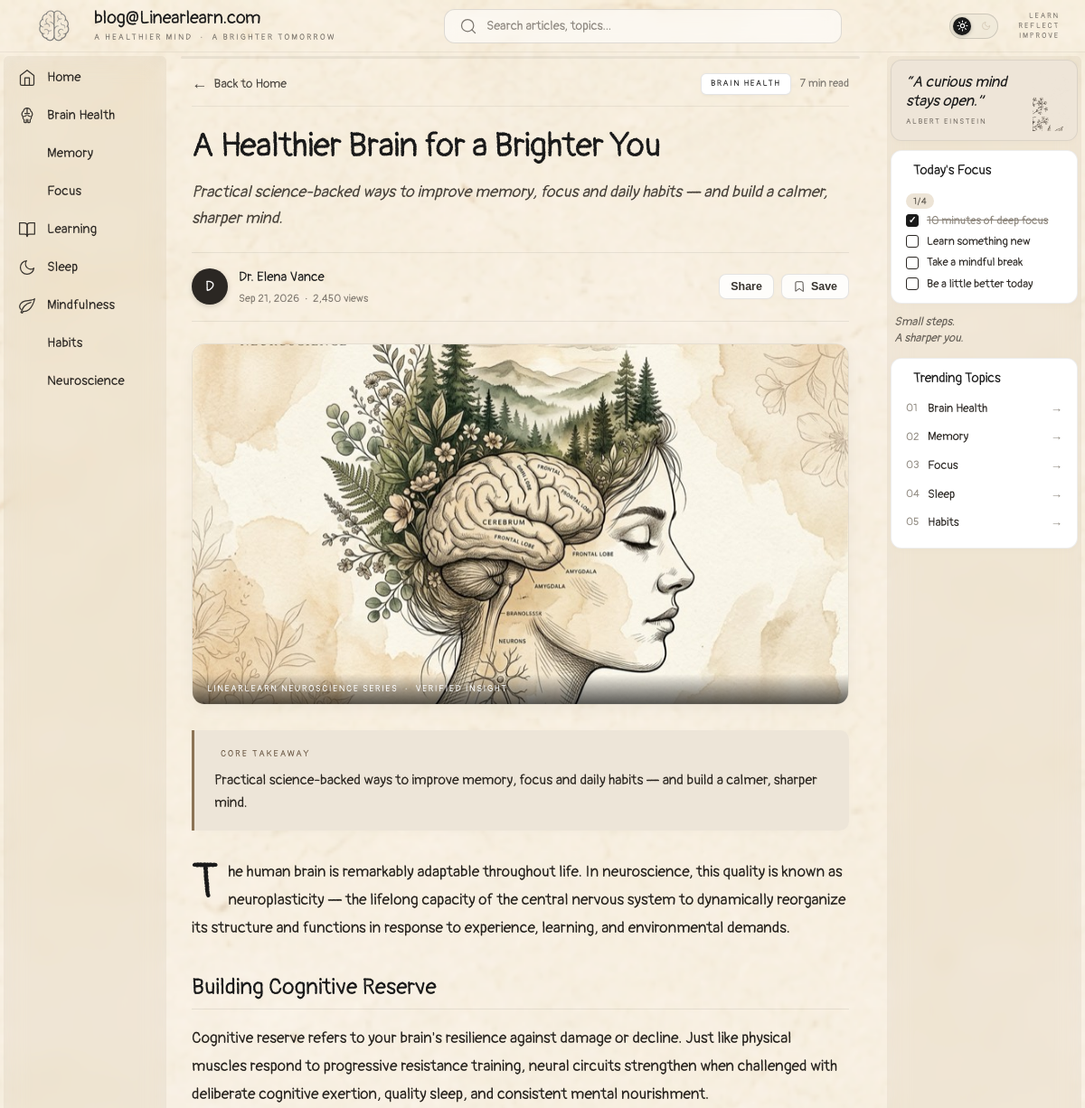
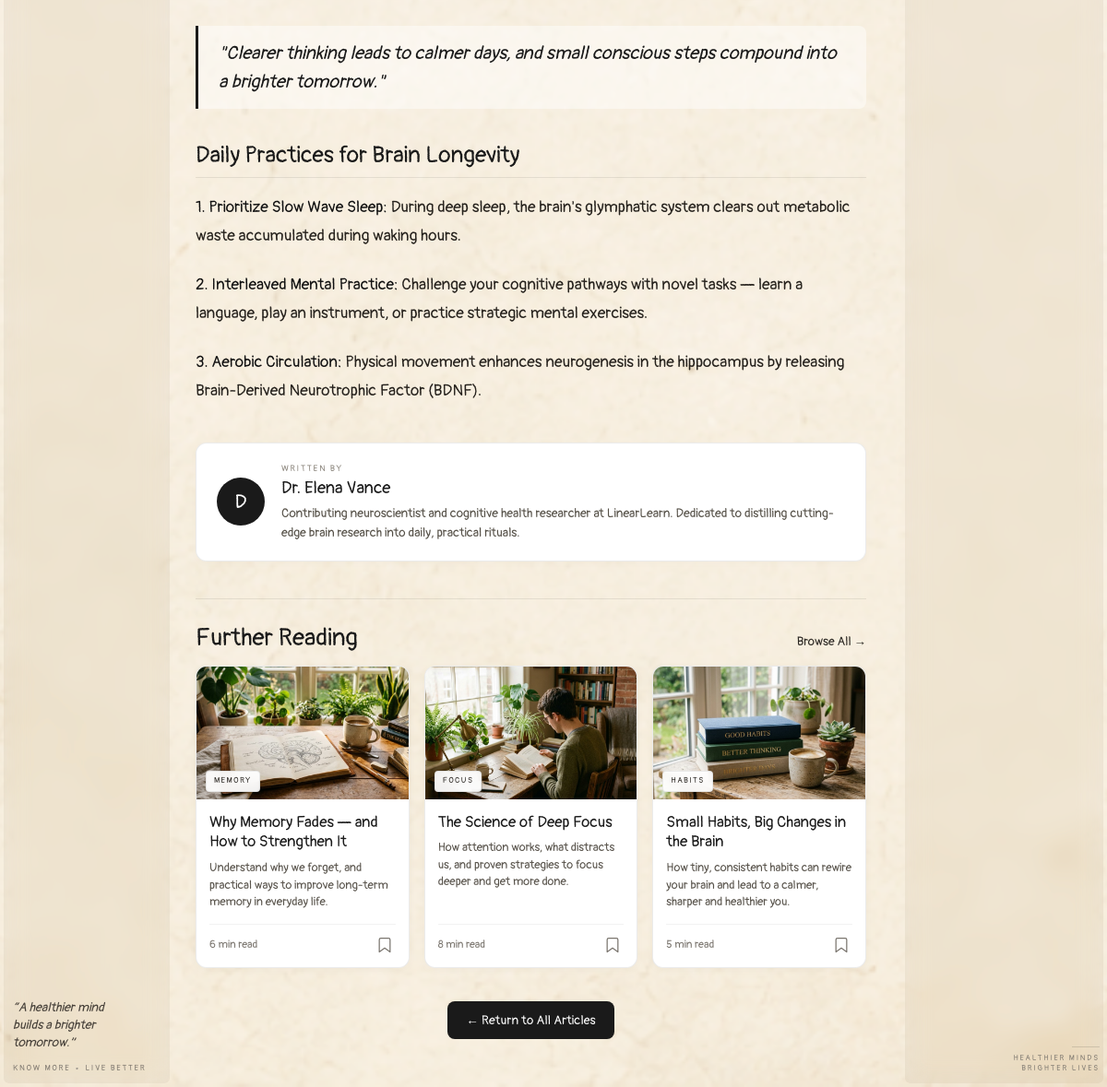
The page /post.php?slug=a-healthier-brain-for-a-brighter-you on the database its author committed (2 pictures, top to bottom).
### tables this page shows
CREATE TABLE `posts` (
  `id` INT AUTO_INCREMENT PRIMARY KEY,
  `title` VARCHAR(255) NOT NULL,
  `slug` VARCHAR(255) NOT NULL UNIQUE,
  `content` LONGTEXT,
  `excerpt` TEXT,
  `author` VARCHAR(100) DEFAULT 'LinearLearn Team',
  `category_id` INT DEFAULT NULL,
  `featured_image` VARCHAR(255) DEFAULT '',
  `read_time` INT DEFAULT 5,
  `views` INT UNSIGNED DEFAULT 0,
  `is_featured` TINYINT(1) DEFAULT 0,
  `status` ENUM('published','draft') DEFAULT 'draft',
  `sections` LONGTEXT DEFAULT NULL,
  `created_at` TIMESTAMP DEFAULT CURRENT_TIMESTAMP,
  `updated_at` TIMESTAMP DEFAULT CURRENT_TIMESTAMP ON UPDATE CURRENT_TIMESTAMP,
  INDEX `idx_posts_status_created` (`status`, `created_at`),
  INDEX `idx_posts_status_views` (`status`, `views`),
  INDEX `idx_posts_slug` (`slug`),
  INDEX `idx_posts_category` (`category_id`),
  FOREIGN KEY (`category_id`) REFERENCES `categories`(`id`) ON DELETE SET NULL
);

CREATE TABLE `categories` (
  `id` INT AUTO_INCREMENT PRIMARY KEY,
  `name` VARCHAR(100) NOT NULL,
  `slug` VARCHAR(100) NOT NULL UNIQUE,
  `icon` VARCHAR(50) DEFAULT 'grid',
  `sort_order` INT DEFAULT 0
);

### post.php (the view, shortened to what this page needs)
<?php
require_once __DIR__ . '/includes/functions.php';
$slug = $_GET['slug'] ?? '';
$post = $slug ? getPostBySlug($slug) : null;
$currentPage = 'post';
$baseUrl = '';
    ?>
    <?php
$related = getRelatedPosts($post['id'], $post['category_id'] ?? 0, 3);
$catName = !empty($post['category_name']) ? $post['category_name'] : 'Brain Health';
$catSlug = !empty($post['category_slug']) ? $post['category_slug'] : 'brain-health';
$authorName = $post['author'] ?: 'LinearLearn Editorial';
$authorInitial = strtoupper(substr($authorName, 0, 1));
$readMins = $post['read_time'] ?: readTime($post['content']);
$featuredImg = $post['featured_image'] ?: 'assets/images/featured-brain-art.jpg';
include __DIR__ . '/includes/header.php';
?>
  <div class="page-layout">
    <?php include __DIR__ . '/includes/sidebar-left.php'; ?>
    <main class="main-content post-reading-main" id="main-content">
      <div class="reading-progress-track" id="reading-progress-track">
      </div>
      <div class="post-reading-container">
        <div class="reading-top-nav">
          <a href="index.php" class="reading-back-link" id="reading-back-btn">
            <span class="back-arrow">&larr;</span> Back to Home
          </a>
          <div class="reading-top-tags">
            <a href="category.php?slug=<?= e($catSlug) ?>" class="reading-cat-badge">
              <?= e(strtoupper($catName)) ?>
            </a>
            <span class="reading-mins-pill">
              <?= (int)$readMins ?> min read
            </span>
          </div>
        </div>
        <header class="reading-article-header">
          <h1 class="reading-headline"><?= e($post['title']) ?></h1>
          <?php if (!empty($post['excerpt'])): ?>
          <p class="reading-deck"><?= e($post['excerpt']) ?></p>
          <?php endif; ?>
          <div class="reading-author-bar">
            <div class="reading-author-info">
              <div class="author-avatar-circle"><?= e($authorInitial) ?></div>
              <div class="author-text-meta">
                <span class="author-display-name"><?= e($authorName) ?></span>
                <span class="author-pub-details">
                  <?= formatDate($post['created_at']) ?> &nbsp;&middot;&nbsp;
                  <?= number_format($post['views'] ?: 1240) ?> views
                </span>
              </div>
            </div>
            <div class="reading-share-actions">
              <button type="button" class="btn-reading-action btn-copy-link" id="btn-copy-article" title="Copy article link" aria-label="Copy article link">
                <span class="btn-action-label">Share</span>
              </button>
              <button type="button" class="btn-reading-action btn-bookmark-post" id="btn-bookmark-post" title="Save article" aria-label="Bookmark article">
                <?= icon('bookmark', 'action-icon') ?>
                <span class="btn-action-label">Save</span>
              </button>
            </div>
          </div>
        </header>
        <?php if ($featuredImg): ?>
        <div class="reading-featured-banner">
          <img src="<?= e($featuredImg) ?>" alt="<?= e($post['title']) ?>" class="reading-banner-img" loading="eager">
          <div class="reading-banner-caption">
            <span>LinearLearn Neuroscience Series &nbsp;&middot;&nbsp; Verified Insight</span>
          </div>
        </div>
        <?php endif; ?>
        <div class="reading-callout-box">
          <div class="callout-header">
            <span class="callout-title">CORE TAKEAWAY</span>
          </div>
          <p class="callout-text">
            <?= e($post['excerpt'] ?: 'Consistent deliberate cognitive exertion, quality slow-wave sleep, and progressive mental rituals strengthen neural reserve across all stages of life.') ?>
          </p>
        </div>
        <article class="reading-prose drop-cap" id="article-prose">
          <?= $post['content'] ?>
        </article>
        <div class="reading-bio-card">
          <div class="bio-avatar"><?= e($authorInitial) ?></div>
          <div class="bio-content">
            <span class="bio-role">WRITTEN BY</span>
            <h4 class="bio-name"><?= e($authorName) ?></h4>
            <p class="bio-desc">
              Contributing neuroscientist and cognitive health researcher at LinearLearn. Dedicated to distilling cutting-edge brain research into daily, practical rituals.
            </p>
          </div>
        </div>
        <?php if (!empty($related)): ?>
        <section class="reading-related-section">
          <div class="section-header">
            <h2 class="section-title">Further Reading</h2>
            <a href="all-posts.php" class="view-all-link">Browse All &rarr;</a>
          </div>
          <div class="articles-grid-3col">
            <?php foreach ($related as $rel):
              $relThumb = $rel['featured_image'] ?: 'assets/images/thumb-memory.jpg';
              $relCat = !empty($rel['category_name']) ? strtoupper($rel['category_name']) : 'INSIGHT';
            ?>
            <article class="article-card">
              <a href="post.php?slug=<?= e($rel['slug']) ?>" class="card-thumb-wrap">
                <img src="<?= e($relThumb) ?>" alt="<?= e($rel['title']) ?>" class="card-thumb-img" loading="lazy">
                <span class="card-cat-badge"><?= e($relCat) ?></span>
              </a>
              <div class="card-body">
                <h3 class="card-title">
                  <a href="post.php?slug=<?= e($rel['slug']) ?>"><?= e($rel['title']) ?></a>
                </h3>
                <p class="card-desc"><?= e($rel['excerpt'] ?: truncateText($rel['content'], 100)) ?></p>
                <div class="card-footer">
                  <div class="card-read-time">
                    <span><?= (int)($rel['read_time'] ?: 6) ?> min read</span>
                  </div>
                  <button type="button" class="card-bookmark-btn" aria-label="Bookmark article">
                    <?= icon('bookmark', 'card-bookmark-icon') ?>
                  </button>
                </div>
              </div>
            </article>
            <?php endforeach; ?>
          </div>
        </section>
        <?php endif; ?>
        <div class="reading-bottom-actions">
          <a href="index.php" class="btn-read-article">&larr; Return to All Articles</a>
        </div>
      </div>
    </main>
    <?php include __DIR__ . '/includes/sidebar-right.php'; ?>
  </div>
<?php include __DIR__ . '/includes/footer.php'; ?>

### includes/functions.php (shortened to what this page needs)
<?php
function formatDate(string $date): string {
    return date('M j, Y', strtotime($date));
}
function icon(string $name, string $class = ''): string {
    $path = __DIR__ . '/../assets/icons/' . $name . '.svg';
    if (file_exists($path)) {
        $svg = file_get_contents($path);
        if ($class) {
            $svg = str_replace('<svg ', '<svg class="' . htmlspecialchars($class) . '" ', $svg);
        }
        return $svg;
    }
    return '';
}
function e(string $text): string {
    return htmlspecialchars($text, ENT_QUOTES, 'UTF-8');
}
function getPostBySlug(string $slug): ?array {
    $db = getDB();
    try {
        $stmt = $db->prepare("
            SELECT p.*, c.name as category_name, c.slug as category_slug, c.icon as category_icon
            FROM posts p
            LEFT JOIN categories c ON p.category_id = c.id
            WHERE p.slug = :slug
        ");
        $stmt->execute([':slug' => $slug]);
        $res = $stmt->fetch() ?: null;
        return $res;
    } catch (Exception $e) {
        foreach (getFallbackPosts() as $p) {
            if ($p['slug'] === $slug) return $p;
        }
        return null;
    }
}
function getRelatedPosts(int $postId, int $categoryId, int $limit = 3): array {
    $db = getDB();
    $stmt = $db->prepare("
        SELECT p.*, c.name as category_name, c.slug as category_slug
        FROM posts p
        LEFT JOIN categories c ON p.category_id = c.id
        WHERE p.status = 'published' AND p.id != :id AND p.category_id = :cat_id
        ORDER BY p.created_at DESC
        LIMIT :limit
    ");
    $stmt->bindValue(':id', $postId, PDO::PARAM_INT);
    $stmt->bindValue(':cat_id', $categoryId, PDO::PARAM_INT);
    $stmt->bindValue(':limit', $limit, PDO::PARAM_INT);
    $stmt->execute();
    $related = $stmt->fetchAll();
    if (count($related) < $limit) {
        $remaining = $limit - count($related);
        $ids = array_column($related, 'id');
        $ids[] = $postId;
        $placeholders = implode(',', array_fill(0, count($ids), '?'));
        $stmt2 = $db->prepare("
            SELECT p.*, c.name as category_name, c.slug as category_slug
            FROM posts p
            LEFT JOIN categories c ON p.category_id = c.id
            WHERE p.status = 'published' AND p.id NOT IN ($placeholders)
            ORDER BY p.created_at DESC
            LIMIT $remaining
        ");
        $stmt2->execute($ids);
        $related = array_merge($related, $stmt2->fetchAll());
    }
    return $related;
}

### includes/sidebar-left.php
<?php
$navItems = [
    ['name' => 'Home', 'slug' => 'home', 'icon' => 'home', 'url' => ($baseUrl ?? '') . 'index.php'],
    ['name' => 'Brain Health', 'slug' => 'brain-health', 'icon' => 'brain', 'url' => ($baseUrl ?? '') . 'category.php?slug=brain-health'],
    ['name' => 'Memory', 'slug' => 'memory', 'icon' => 'database', 'url' => ($baseUrl ?? '') . 'category.php?slug=memory'],
    ['name' => 'Focus', 'slug' => 'focus', 'icon' => 'target', 'url' => ($baseUrl ?? '') . 'category.php?slug=focus'],
    ['name' => 'Learning', 'slug' => 'learning', 'icon' => 'book-open', 'url' => ($baseUrl ?? '') . 'category.php?slug=learning'],
    ['name' => 'Sleep', 'slug' => 'sleep', 'icon' => 'moon', 'url' => ($baseUrl ?? '') . 'category.php?slug=sleep'],
    ['name' => 'Mindfulness', 'slug' => 'mindfulness', 'icon' => 'leaf', 'url' => ($baseUrl ?? '') . 'category.php?slug=mindfulness'],
    ['name' => 'Habits', 'slug' => 'habits', 'icon' => 'check-circle', 'url' => ($baseUrl ?? '') . 'category.php?slug=habits'],
    ['name' => 'Neuroscience', 'slug' => 'neuroscience', 'icon' => 'network', 'url' => ($baseUrl ?? '') . 'category.php?slug=neuroscience'],
];
?>
<aside class="sidebar sidebar-left">
  <div class="sidebar-nav-container">
    <nav class="sidebar-menu">
      <?php foreach ($navItems as $item):
        $isActive = ($currentPage === $item['slug']) || ($currentPage === 'home' && $item['slug'] === 'home');
      ?>
      <a href="<?= $item['url'] ?>" class="sidebar-nav-link <?= $isActive ? 'active' : '' ?>">
        <span class="nav-link-icon-wrap"><?= icon($item['icon'], 'nav-link-icon') ?></span>
        <span class="nav-link-label"><?= e($item['name']) ?></span>
      </a>
      <?php endforeach; ?>
    </nav>
  </div>
  <div class="sidebar-left-footer">
    <p class="sidebar-italic-quote">&ldquo;A healthier mind<br>builds a brighter<br>tomorrow.&rdquo;</p>
    <div class="sidebar-sub-tag">
      <span>KNOW MORE</span>
      <span class="sub-tag-sep">&bull;</span>
      <span>LIVE BETTER</span>
    </div>
  </div>
</aside>

### rows shown on the page
posts: category.name "Brain Health", category.name "BRAIN HEALTH", read_time "7", title "A Healthier Brain for a Brighter You", excerpt "Practical science-backed ways to improve memory, focus and daily habits — and build a calmer, sharper mind.", author "D", author "Dr. Elena Vance", created_at "Sep 21, 2026", views "2,450", featured_image (picture), content "The human brain is remarkably adaptable throughout life. In neuroscience, this quality is known as neuroplasticity — the lifelong capacity of the central nervous system to dynamically reorganize its structure and functions in response to experience, learning, and environmental demands. Building Cognitive Reserve Cognitive reserve refers to your brain's resilience against damage or decline. Just like physical muscles respond to progressive resistance training, neural circuits strengthen when challenged with deliberate cognitive exertion, quality sleep, and consistent mental nourishment. \"Clearer thinking leads to calmer days, and small conscious steps compound into a brighter tomorrow.\"…"
posts: category.name "Memory", featured_image (picture), category.name "MEMORY", title "Why Memory Fades — and How to Strengthen It", excerpt "Understand why we forget, and practical ways to improve long-term memory in everyday life.", read_time "6"
posts: category.name "Focus", featured_image (picture), category.name "FOCUS", title "The Science of Deep Focus", excerpt "How attention works, what distracts us, and proven strategies to focus deeper and get more done.", read_time "8"
posts: category.name "Habits", featured_image (picture), category.name "HABITS", title "Small Habits, Big Changes in the Brain", excerpt "How tiny, consistent habits can rewire your brain and lead to a calmer, sharper and healthier you.", read_time "5"

### other values the page prints
$item['name'] "Home"
$item['name'] "Learning"
$item['name'] "Sleep"
$item['name'] "Mindfulness"
$item['name'] "Neuroscience"
